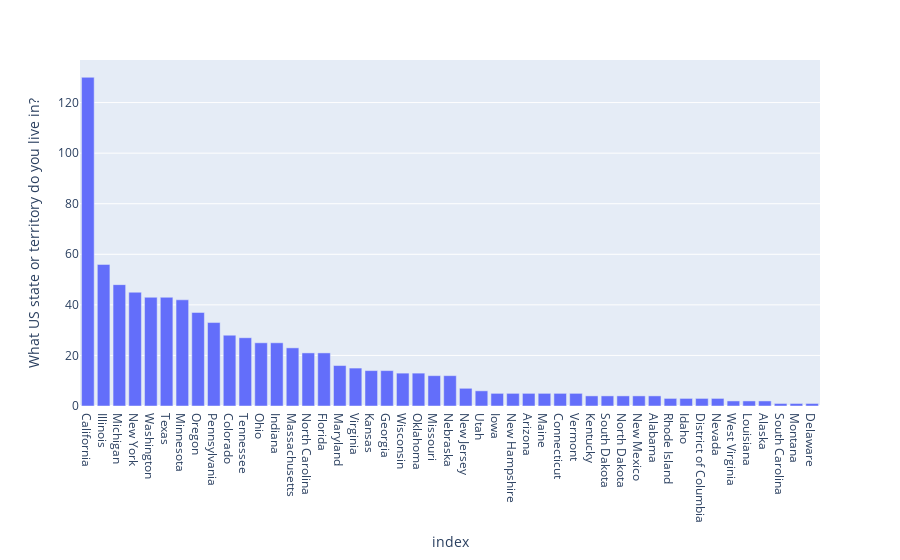

The notebook cell saved with this chart:
### Code cell
import plotly.express as px

fig = px.bar(df_52, x='index', y='What US state or territory do you live in?')
fig.show()

### Figure 1 — Plotly figure (JSON) as saved in the notebook; plotly's stock layout.template omitted (floating-point values rounded to 4 significant figures)
{"data": [{"alignmentgroup": "True", "hovertemplate": "index=%{x}<br>What US state or territory do you live in?=%{y}<extra></extra>", "legendgroup": "", "marker": {"color": "#636efa", "pattern": {"shape": ""}}, "name": "", "offsetgroup": "", "orientation": "v", "showlegend": false, "textposition": "auto", "type": "bar", "x": ["California", "Illinois", "Michigan", "New York", "Washington", "Texas", "Minnesota", "Oregon", "Pennsylvania", "Colorado", "Tennessee", "Ohio", "Indiana", "Massachusetts", "North Carolina", "Florida", "Maryland", "Virginia", "Kansas", "Georgia", "Wisconsin", "Oklahoma", "Missouri", "Nebraska", "New Jersey", "Utah", "Iowa", "New Hampshire", "Arizona", "Maine", "Connecticut", "Vermont", "Kentucky", "South Dakota", "North Dakota", "New Mexico", "Alabama", "Rhode Island", "Idaho", "District of Columbia", "Nevada", "West Virginia", "Louisiana", "Alaska", "South Carolina", "Montana", "Delaware"], "xaxis": "x", "y": [130, 56, 48, 45, 43, 43, 42, 37, 33, 28, 27, 25, 25, 23, 21, 21, 16, 15, 14, 14, 13, 13, 12, 12, 7, 6, 5, 5, 5, 5, 5, 5, 4, 4, 4, 4, 4, 3, 3, 3, 3, 2, 2, 2, 1, 1, 1], "yaxis": "y"}], "layout": {"barmode": "relative", "legend": {"tracegroupgap": 0}, "margin": {"t": 60}, "xaxis": {"anchor": "y", "domain": [0, 1], "title": {"text": "index"}}, "yaxis": {"anchor": "x", "domain": [0, 1], "title": {"text": "What US state or territory do you live in?"}}}}
